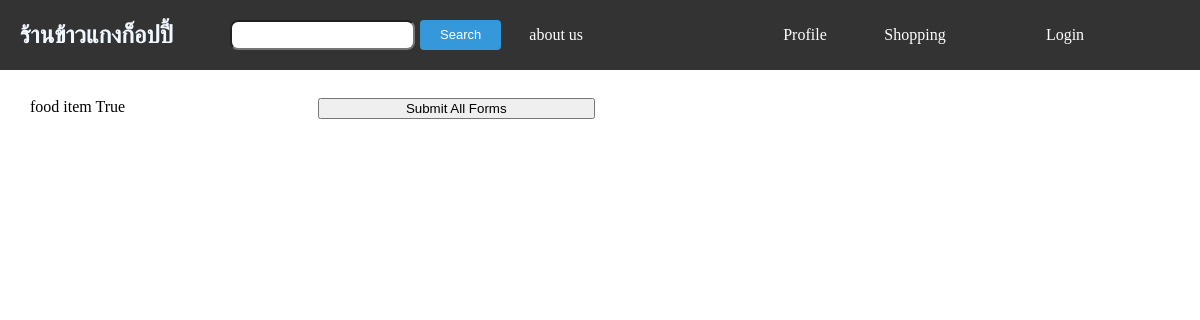
Page /modify_cart1/ on the earlier database version.
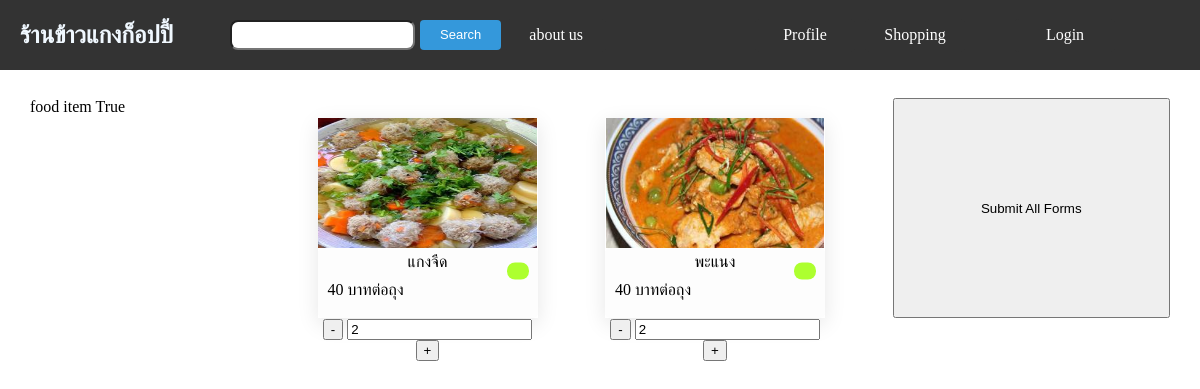
Same page on the later database version.
### app/models.py (models this page shows, shortened)
class Food(models.Model):
    name = models.CharField(max_length=100)
    price = models.IntegerField(default=0)
    unit = models.CharField(max_length=100,default='บาทต่อถุง')
    score = models.FloatField(default=0,blank=True,null=True)
    quantity_review = models.IntegerField(default=0,blank=True,null=True)
    quantity_sale = models.IntegerField(default=0)
    image = models.ImageField(upload_to='media/image/',blank=True,null=True)
    options = models.CharField(max_length=20, choices=(
        ('notchoose', 'ไม่ได้เลือก'),
        ('onsale', 'วางขาย'),
        ('soldout', 'ขายหมดแล้ว'),
    ), default='notchoose')
    def __str__(self) -> str:
        return f'เมนู {self.name} ราคา {self.price} บาท status : {self.options}'

class OrderItemtype1(models.Model):
    user = models.ForeignKey(User,on_delete=models.CASCADE)
    order = models.ForeignKey(Order, on_delete=models.CASCADE)
    food = models.ForeignKey(Food,on_delete=models.DO_NOTHING)
    quantity = models.IntegerField()
    price = models.DecimalField(max_digits=10, decimal_places=2)

### app/views.py (the view)
# urls.py: path('modify_cart1/', modify_cart1, name='modify_cart1'),
def modify_cart1(request):
    foods = Food.objects.all()
    items = OrderItemtype1.objects.all()
    food_item = []
    for food in foods:
        found_item = ''
        print(food)
        for item in items:
            if food == item.food:
                found_item = item
                break
        if found_item:
            food_item.append((food,found_item))
        else:
            food_item.append((food,0))
    modify = 'True'
    return render(request, 'app/shop_food1.html', {'food_item': food_item, 'modify':modify
                                                         })

### app/templates/app/shop_food1.html (shortened to what this page needs)
<!DOCTYPE html>
<html lang="en">
<head>
</head>
<body>
  {% include 'app/navbar.html' %}
  <div class="container-area">
    {%if food_item %}
            food item
            {{modify}}
        {%for f,i in food_item %}
        {%if f.options != 'notchoose'%}
        <div class="listitem">
            <a href="/foodview/{{f.id}}/">
                <div class="boxlistfood">
                    {%if f.image %}
                    <div class="image-food">
                        <img src="{{f.image.url}}" alt="food-image">
                    </div>
                    {%endif%}
                    <div class="box-detail">
                        <div class="overlay">
                            {%if f.options == 'onsale' %}
                            <div class="status-sale-green"></div>
                            {%endif%}
                        </div>
                        <div class="name">{{f.name}}</div>
                        <div class="detail_food">
                            <div class="food-price">{{f.price}} {{f.unit}}</div>
                        </div>
                    </a>
                        <form class="add-to-cart-form" method="post" action="{% url 'add_to_cart' 'type1' %}">
                        <div class="quantity-control">
                            <button class="left_de" type="button" onclick="decrementQuantity('{{ f.id }}')">-</button>
                            {%if not i.quantity %}
                                <input class="cen_num" type="number" name="quantity" id="id_quantity_{{ f.id }}" value="0" min="0">
                            {%else%}
                                <input class="cen_num" type="number" name="quantity" id="id_quantity_{{ f.id }}" value="{{i.quantity}}" min="0">
                            {%endif%}
                            <button class="right_in" type="button" onclick="incrementQuantity('{{ f.id }}')">+</button>
                        </div>
                        </form>
                    </div>
                </div>
        {%endif%}
        {%endfor%}
        <button class="button-btn" type="button" onclick="submitForms_modify()">Submit All Forms</button>
    {%endif%}
    </div>
</body>
</html>

Differences in the rows shown:
now on this page (row edited): Food: image (picture), options "onsale" (drawn), name "แกงจืด", price "40", unit "บาทต่อถุง", quantity "2"
now on this page (row edited): Food: image (placeholder picture), options "onsale" (drawn), name "พะแนง", price "40", unit "บาทต่อถุง", quantity "2"
